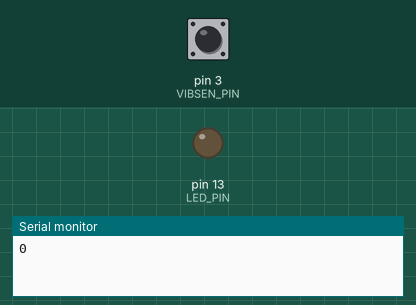
Recording of a sketch running on a simulated Arduino Uno, built with avr-gcc and run on an emulated ATmega328P. Shown: output pins drawn as LEDs (lit = HIGH), the last lines printed to the serial monitor. Inputs (shaded band) come from the test bench; at power-on: pin 3 (VIBSEN_PIN) LOW.

Above: at 1.2 s.
1.3 s: pin 3 (VIBSEN_PIN) pulsed HIGH 2 times (0.12 s each, 0.3 s apart)
At 2.2 s:
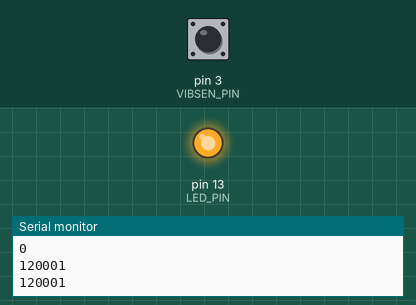
Timing chart, 0 to 4.3 s (numbered marks = the images above; inputs shaded):
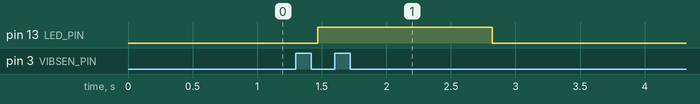

Measured:
- after the input at 1.3 s, pin 13 (LED_PIN): LOW → HIGH after 0.17 s, → LOW 1.4 s later

The sketch:

sketch_vibration_sensor_sw420_with_led.ino
```cpp
const int VIBSEN_PIN = 3; // PWM
const int LED_PIN = 13;

void setup() {
  Serial.begin(9600);
  pinMode(VIBSEN_PIN, INPUT);
  pinMode(LED_PIN, OUTPUT);
}

void loop() {
  long vibSenRead = pulseIn(VIBSEN_PIN, HIGH);
  delay(50);
  Serial.println(vibSenRead);

  if (vibSenRead > 50) {
    digitalWrite(LED_PIN, HIGH);
  } else {
    digitalWrite(LED_PIN, LOW);
  }
}
```
